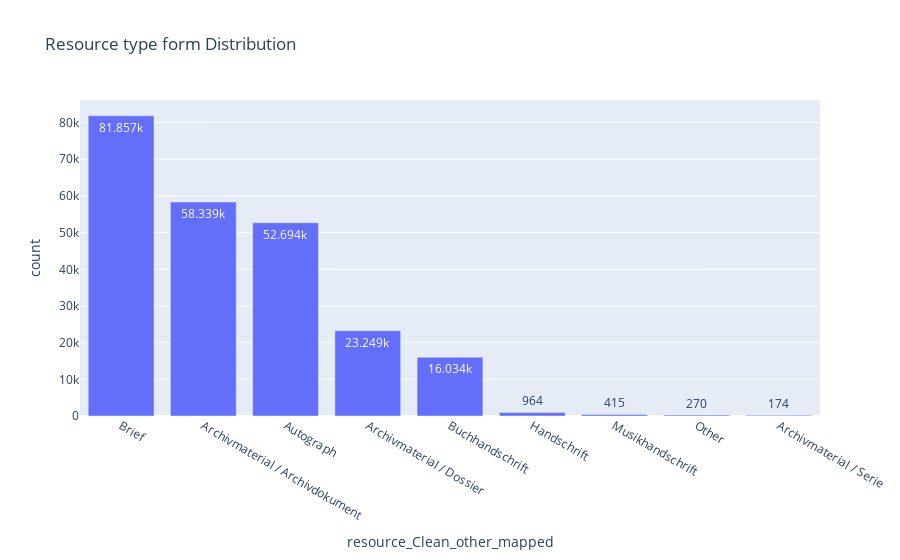

The notebook cell this image was saved under:
### Code cell
# Explode the languages into multiple rows for histogram
df_exploded = df.explode('resource_Clean_other_mapped')

df_exploded=df_exploded.value_counts('resource_Clean_other_mapped').reset_index()


# Create a bar chart of languages
fig = px.bar(
    df_exploded,
    x='resource_Clean_other_mapped',
    y='count',  # Replace 0 with the column name if the counts column is named differently
    title='Resource type form Distribution',
    
    text_auto=True
)
fig.show()

### Figure 1 — Plotly figure (JSON) as saved in the notebook; plotly's stock layout.template omitted (floating-point values rounded to 4 significant figures)
{"data": [{"alignmentgroup": "True", "hovertemplate": "resource_Clean_other_mapped=%{x}<br>count=%{y}<extra></extra>", "legendgroup": "", "marker": {"color": "#636efa", "pattern": {"shape": ""}}, "name": "", "offsetgroup": "", "orientation": "v", "showlegend": false, "textposition": "auto", "texttemplate": "%{y}", "type": "bar", "x": ["Brief", "Archivmaterial / Archivdokument", "Autograph", "Archivmaterial / Dossier", "Buchhandschrift", "Handschrift", "Musikhandschrift", "Other", "Archivmaterial / Serie"], "xaxis": "x", "y": [81857, 58339, 52694, 23249, 16034, 964, 415, 270, 174], "yaxis": "y"}], "layout": {"barmode": "relative", "legend": {"tracegroupgap": 0}, "title": {"text": "Resource type form Distribution"}, "xaxis": {"anchor": "y", "domain": [0, 1], "title": {"text": "resource_Clean_other_mapped"}}, "yaxis": {"anchor": "x", "domain": [0, 1], "title": {"text": "count"}}}}
